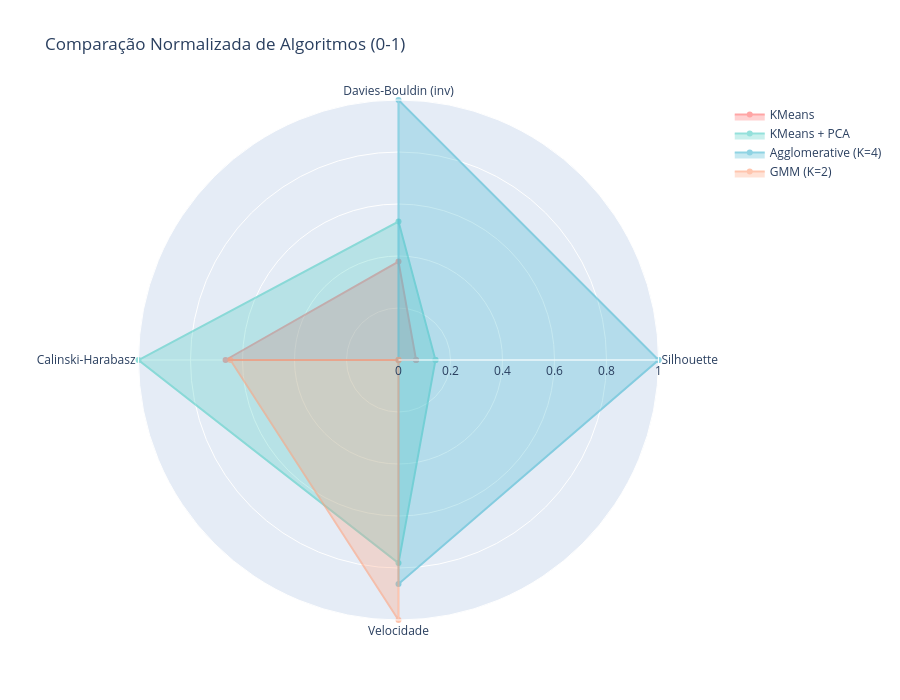

The cell this chart's notebook holds for it:
### Code cell
# ═══════════════════════════════════════════════════════════════════════════
# CÉLULA 12: Radar Chart (Spider Plot)
# ═══════════════════════════════════════════════════════════════════════════

print("="*80)
print("🕸️  RADAR CHART COMPARATIVO")
print("="*80)
print()

# Normalizar métricas para escala 0-1 (para comparação visual)
def normalize_metric(series, higher_is_better=True):
    """Normaliza métrica para 0-1"""
    min_val = series.min()
    max_val = series.max()
    
    if max_val == min_val:
        return pd.Series([0.5] * len(series))
    
    normalized = (series - min_val) / (max_val - min_val)
    
    if not higher_is_better:
        normalized = 1 - normalized
    
    return normalized

# Preparar dados
radar_df = comparison_clean.copy()
radar_df['Silhouette_norm'] = normalize_metric(radar_df['Silhouette'], higher_is_better=True)
radar_df['Davies_Bouldin_norm'] = normalize_metric(radar_df['Davies-Bouldin'], higher_is_better=False)
radar_df['Calinski_Harabasz_norm'] = normalize_metric(radar_df['Calinski-Harabasz'], higher_is_better=True)
radar_df['Tempo_norm'] = normalize_metric(radar_df['Tempo (s)'], higher_is_better=False)

# Criar radar chart com Plotly
categories = ['Silhouette', 'Davies-Bouldin\n(inv)', 'Calinski-Harabasz', 'Velocidade']

fig = go.Figure()

colors = ['#FF6B6B', '#4ECDC4', '#45B7D1', '#FFA07A', '#98D8C8', '#F7DC6F', '#BB8FCE']

for idx, row in radar_df.iterrows():
    values = [
        row['Silhouette_norm'],
        row['Davies_Bouldin_norm'],
        row['Calinski_Harabasz_norm'],
        row['Tempo_norm']
    ]
    
    # Fechar o polígono
    values_closed = values + values[:1]
    categories_closed = categories + [categories[0]]
    
    fig.add_trace(go.Scatterpolar(
        r=values_closed,
        theta=categories_closed,
        fill='toself',
        name=row['Algoritmo'],
        line=dict(color=colors[idx % len(colors)], width=2),
        opacity=0.6
    ))

fig.update_layout(
    polar=dict(
        radialaxis=dict(
            visible=True,
            range=[0, 1]
        )
    ),
    showlegend=True,
    title='Comparação Normalizada de Algoritmos (0-1)',
    height=700
)

output_html = figures_dir / '30_radar_chart.html'
fig.write_html(output_html)
print(f"✅ Radar chart salvo: {output_html}")
fig.show()
print()

### Figure 1 — Plotly figure (JSON) as saved in the notebook; plotly's stock layout.template omitted (floating-point values rounded to 4 significant figures)
{"data": [{"fill": "toself", "line": {"color": "#FF6B6B", "width": 2}, "name": "KMeans", "opacity": 0.6, "r": [0.06767, 0.3786, 0.6652, 0, 0.06767], "theta": ["Silhouette", "Davies-Bouldin\n(inv)", "Calinski-Harabasz", "Velocidade", "Silhouette"], "type": "scatterpolar"}, {"fill": "toself", "line": {"color": "#4ECDC4", "width": 2}, "name": "KMeans + PCA", "opacity": 0.6, "r": [0.1422, 0.5325, 1, 0.7811, 0.1422], "theta": ["Silhouette", "Davies-Bouldin\n(inv)", "Calinski-Harabasz", "Velocidade", "Silhouette"], "type": "scatterpolar"}, {"fill": "toself", "line": {"color": "#45B7D1", "width": 2}, "name": "Agglomerative (K=4)", "opacity": 0.6, "r": [1, 1, 0, 0.8614, 1], "theta": ["Silhouette", "Davies-Bouldin\n(inv)", "Calinski-Harabasz", "Velocidade", "Silhouette"], "type": "scatterpolar"}, {"fill": "toself", "line": {"color": "#FFA07A", "width": 2}, "name": "GMM (K=2)", "opacity": 0.6, "r": [0, 0, 0.6465, 1, 0], "theta": ["Silhouette", "Davies-Bouldin\n(inv)", "Calinski-Harabasz", "Velocidade", "Silhouette"], "type": "scatterpolar"}], "layout": {"height": 700, "polar": {"radialaxis": {"range": [0, 1], "visible": true}}, "showlegend": true, "title": {"text": "Comparação Normalizada de Algoritmos (0-1)"}}}
